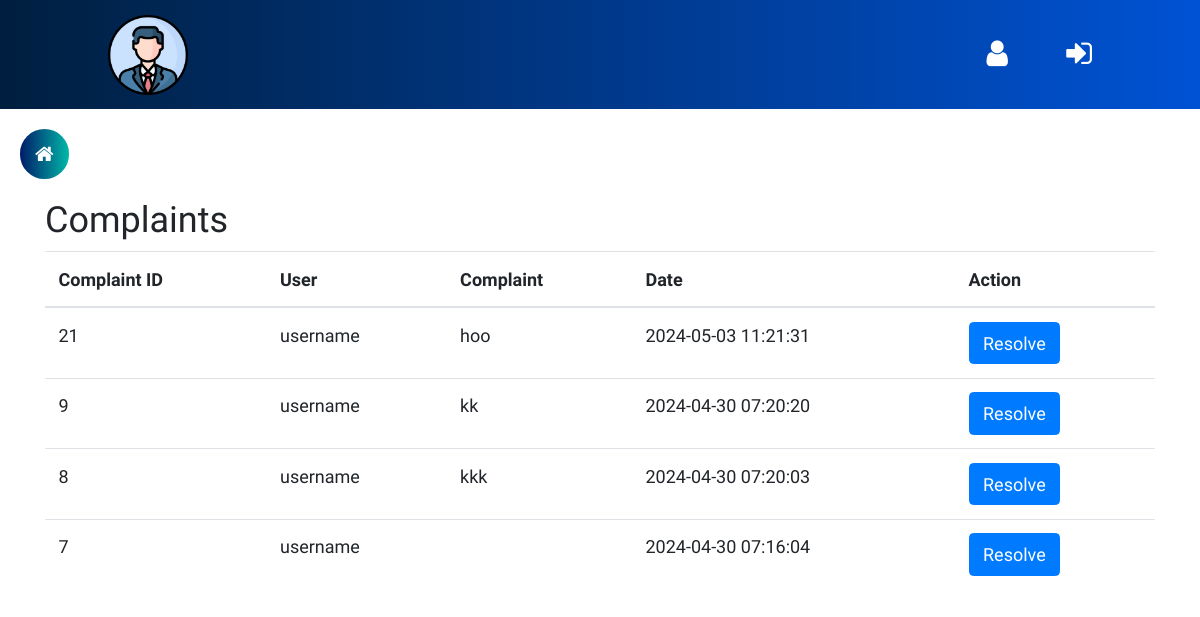
Screenshot of /users/admin/Includes/complaintView.php (signed in) with the database file from the repository.
### tables this page shows
CREATE TABLE `complain` (
  `complain_id` int(11) NOT NULL,
  `user_id` int(11) DEFAULT NULL,
  `complain_text` varchar(20) DEFAULT NULL,
  `complain_date` timestamp NOT NULL DEFAULT current_timestamp(),
  `resolved` tinyint(1) DEFAULT 0
);

CREATE TABLE `user` (
  `user_id` int(11) NOT NULL,
  `admin_id` int(11) DEFAULT NULL,
  `username` varchar(255) DEFAULT NULL,
  `password` varchar(255) DEFAULT NULL,
  `email` varchar(255) DEFAULT NULL,
  `phone_number` varchar(20) DEFAULT NULL,
  `address` varchar(255) DEFAULT NULL,
  `otp` int(11) DEFAULT NULL,
  `contact_num` varchar(20) DEFAULT NULL
);

### users/admin/Includes/complaintView.php (the view, shortened to what this page needs)
<?php
require_once('../../../connection/session.php');
?>
<!DOCTYPE html>
<html lang="en">
<head>
    <link rel="stylesheet" href="https://cdn.jsdelivr.net/npm/bootstrap@4.0.0/dist/css/bootstrap.min.css">
        <link rel="stylesheet" href="https://cdnjs.cloudflare.com/ajax/libs/font-awesome/4.7.0/css/font-awesome.min.css">
       <link rel="stylesheet" href="/newproject/users/admin/assets/css/style.css"></link>
    <link rel="stylesheet" href="../../../assets/style.css">
</head>
<body>
<?php
         include "../adminHeader.php";
         include "../sidebar.php";
?>
<?php
$sql = "SELECT c.complain_id, c.complain_text, c.complain_date, u.username ,u.email
        FROM complain c
        INNER JOIN user u ON c.user_id = u.user_id
        WHERE c.resolved = 0
        ORDER BY c.complain_date DESC";
$result = $con->query($sql);
if ($result->num_rows > 0) {
    ?>
<div class="container">
    <h2>Complaints</h2>
    <table class="table">
        <thead>
            <tr>
                <th>Complaint ID</th>
                <th>User</th>
                <th>Complaint</th>
                <th>Date</th>
                <th>Action</th>
            </tr>
        </thead>
        <tbody>
            <?php while($row = $result->fetch_assoc()): ?>
                <tr>
                    <td><?= $row['complain_id'] ?></td>
                    <td><?= $row['username'] ?></td>
                    <td><?= $row['complain_text'] ?></td>
                    <td><?= $row['complain_date'] ?></td>
                    <td>
                        <form action='' method='post'>
                            <input class="btn btn-primary" type='submit' name='resolve' value='Resolve'>
                        </form>
                    </td>
                </tr>
                <?php endwhile; ?>
            </tbody>
        </table>
        </div>
        <?php
} else {
    echo "No unresolved complaints found.";
}
?>
</body>
</html>

### users/admin/assets/css/style.css (style rules this page uses)
* { margin: 0; padding: 0; font-family: 'Work Sans', sans-serif; font-size: 18px; }

### rows the page displays
complain: complain_id "21", user.username "username", complain_text "hoo", complain_date "2024-05-03 11:21:31"
complain: complain_id "9", user.username "username", complain_text "kk", complain_date "2024-04-30 07:20:20"
complain: complain_id "8", user.username "username", complain_text "kkk", complain_date "2024-04-30 07:20:03"
complain: complain_id "7", user.username "username", complain_date "2024-04-30 07:16:04"
